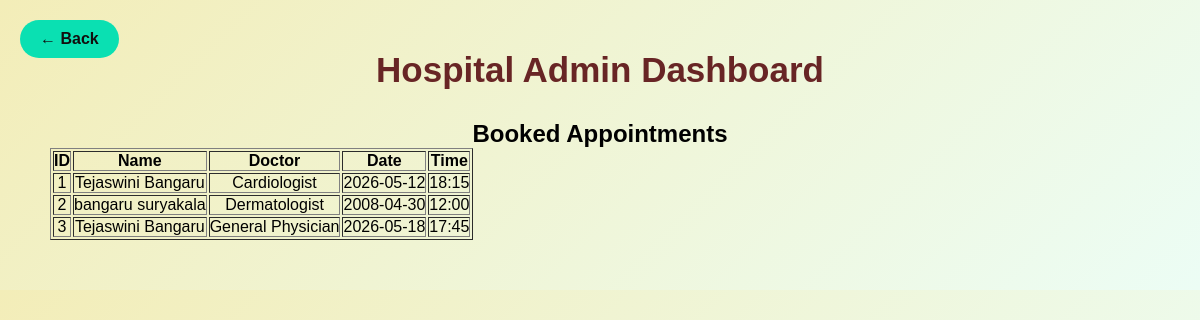
The page /admin on the database its author committed.
### tables this page shows
CREATE TABLE appointments (
    id INTEGER PRIMARY KEY AUTOINCREMENT,
    name TEXT,
    doctor TEXT,
    date TEXT,
    time TEXT
);

### app.py (the view)
@app.route('/admin')
def admin():
    cursor.execute("SELECT * FROM appointments")
    appointments = cursor.fetchall()
    return render_template('admin.html', appointments=appointments)

### templates/admin.html (shortened to what this page needs)
<!DOCTYPE html>
<html>
<head>
    <link rel="stylesheet" href="{{ url_for('static', filename='style.css') }}">
</head>
<body>
    <a href="/dashboard" class="back-btn">← Back</a>
<div class="dashboard-container">
    <h1>Hospital Admin Dashboard</h1>
    <h2>Booked Appointments</h2>
    <table border="1" align="center" cellpadding="10">
        <tr>
            <th>ID</th>
            <th>Name</th>
            <th>Doctor</th>
            <th>Date</th>
            <th>Time</th>
        </tr>
        {% for appointment in appointments %}
        <tr>
            <td>{{ appointment[0] }}</td>
            <td>{{ appointment[1] }}</td>
            <td>{{ appointment[2] }}</td>
            <td>{{ appointment[3] }}</td>
            <td>{{ appointment[4] }}</td>
        </tr>
        {% endfor %}
    </table>
</div>
</body>
</html>

### static/style.css (style rules this page uses)
* { margin:0; padding:0; box-sizing:border-box; font-family: Arial, sans-serif; }
body { background: linear-gradient(135deg,#f3edb8,#ecfdf5); }
.dashboard-container { text-align:center; padding:50px; }
.dashboard-container h1 { margin-bottom:30px; font-size:35px; color:#682525; }
a { text-decoration:none; color:inherit; }
.back-btn { position:absolute; top:20px; left:20px; background:#0ae0b2; color:rgb(18, 14, 14); padding:10px 20px; border-radius:20px; text-decoration:none; font-weight:bold; }

### rows shown on the page
appointments: id "1", name "Tejaswini Bangaru", doctor "Cardiologist", date "2026-05-12", time "18:15"
appointments: id "2", name "bangaru suryakala", doctor "Dermatologist", date "2008-04-30", time "12:00"
appointments: id "3", name "Tejaswini Bangaru", doctor "General Physician", date "2026-05-18", time "17:45"
